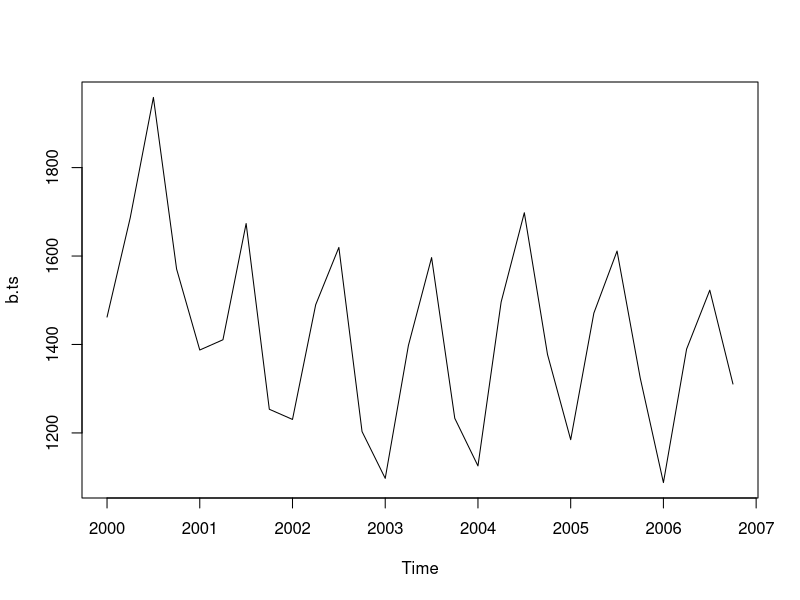
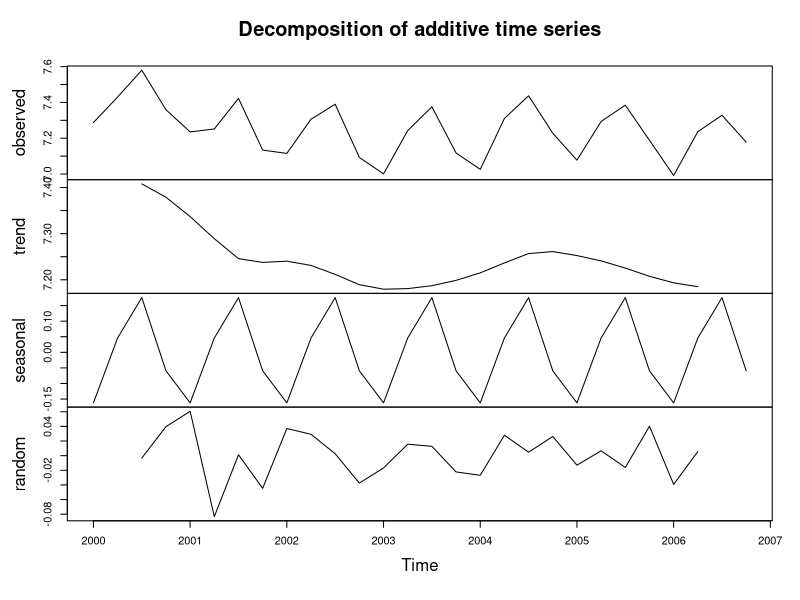

These charts were generated, in order, by the following R code: (Note: this script raises an error after producing the figures.)
# Задание:
# Для данных о БЧ построить модель множественной регрессии. Необходимо выбрать
# один временной ряд и учесть сезонность в модели.

library(TTR)
library(car)
library(lmtest)
library(nortest)
library(forecast)

data <- read.csv('data/bzhd.csv', header=TRUE)
data$SEASON = factor(data$SEASON)

# Проверка корректности модели
check.fit <- function(fit, lag = 4, p.value = 0.05) {
  res <- c()
  
  # Если p > 0.05 - распределение нормальное
  res$NORM_JQ = jarque.test(residuals(fit))$p.value
  res$NORM_PE = pearson.test(residuals(fit))$p.value
  res$NORM_OK = res$NORM_JQ > p.value && res$NORM_PE > p.value
  
  # Автокорреляция отсутствует при p > 0.05
  res$AC_BOX = Box.test(residuals(fit),lag=lag, type="Ljung-Box")$p.value
  res$AC_BG = bgtest(fit, order=lag, type="F")$p.value
  res$AC_OK = res$AC_BOX > p.value && res$AC_BG > p.value
  
  # Модель гомоскедастична при p > 0.05
  res$GS_BP = bptest(fit)$p.value
  res$GS_GQ = gqtest(fit)$p.value
  res$GS_OK = res$GS_BP > p.value && res$GS_GQ > p.value
  
  res$ALL_OK = res$NORM_OK && res$AC_OK && res$GS_OK
  
  # Визуализация:
  #  - график остатков
  mfrow <- par("mfrow")
  par(mfrow=c(1,3))
  plot(residuals(fit), type="b")
  
  # - гистограмма с линией нормального распределения
  ress <- residuals(fit)
  h <- hist(ress, breaks=20) # гистограмма остатков
  xfit<-seq(min(ress),max(ress),length=40) 
  yfit<-dnorm(xfit,mean=mean(ress),sd=sd(ress)) 
  yfit <- yfit*diff(h$mids[1:2])*length(ress) 
  lines(xfit, yfit, col="black", lwd=2)
  
  # - график распределения теоретического и реального норм. распределения
  qqnorm(residuals(fit))
  qqline(residuals(fit))
  par(mfrow=mfrow)
  
  return(res)
}

# Временной рядик
b.ts <- ts(data$MINSK, frequency=4, start=c(2000, 1)) # преобразование в Time Series Object
plot.ts(b.ts)

dts <- decompose(log(b.ts))
plot(dts) # график детерминированных составляющих 

# Моделька
fit <- lm(log(MINSK)~(I(1/N)+SEASON), data=data)
summary(fit)

check.fit(fit, 4)

# Дополнительные значения SEASON для прогнозирования
newdata <- read.csv('data/bzhd_predict.csv', header=TRUE)
newdata$SEASON <- factor(newdata$SEASON)

# Прогнозирование ???
plot(c(log(b.ts), ts(predict.lm(fit, newdata, n.ahead=4))), type="b")
lines(c(28,28), c(0, 2000), col='red')
accuracy(fitted(fit), b.ts)

# Другой метод, но точность похуже
fb.ts = forecast(b.ts, n=4)
accuracy(fitted(fit), b.ts)
accuracy(fb.ts$fitted, b.ts)
